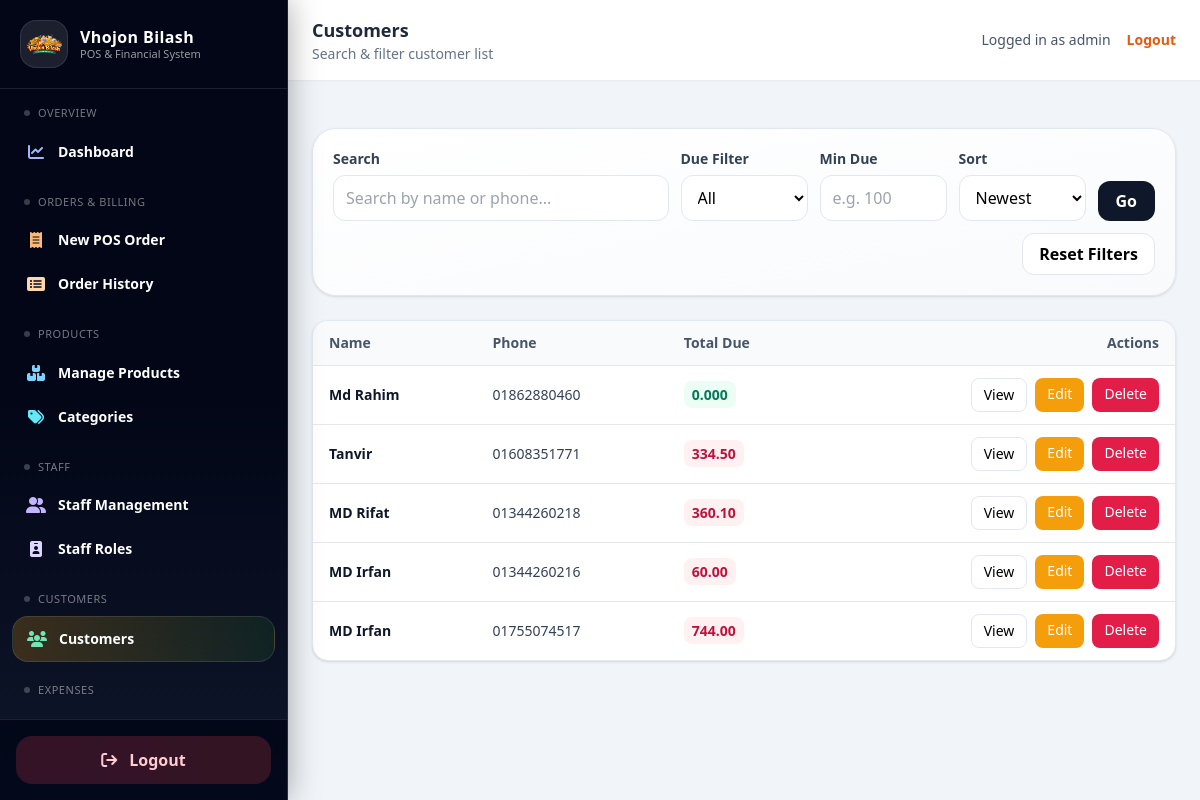
The page /customers/ (signed in) on the database its author committed.
### customers/models.py (models this page shows, shortened)
class TimeStampedModel(models.Model):
    created_at = models.DateTimeField(default=timezone.now, editable=False)
    updated_at = models.DateTimeField(auto_now=True)
    class Meta:
        abstract = True

class Customer(TimeStampedModel):
    name = models.CharField(max_length=150)
    phone = models.CharField(max_length=20, unique=True)

### customers/views.py (the view)
# urls.py: path("", views.customer_list, name="customer_list"),
@login_required
def customer_list(request):
    q = (request.GET.get("q") or "").strip()
    due_filter = (request.GET.get("due") or "").strip()      # "" | "due" | "clear"
    min_due = (request.GET.get("min_due") or "").strip()     # numeric string
    sort = (request.GET.get("sort") or "new").strip()        # new | name | due_desc | due_asc
    qs = (
        Customer.objects
        .annotate(
            total_due_calc=Coalesce(
                Sum(
                    "orders__due_total",                           # ✅ FIXED: orders__
                    filter=~Q(orders__status=Order.Status.CANCELLED)  # ✅ FIXED: orders__
                ),
                Value(Decimal("0.00")),
                output_field=DecimalField(max_digits=12, decimal_places=2),
            )
        )
    )
    if q:
        qs = qs.filter(Q(name__icontains=q) | Q(phone__icontains=q))
    if due_filter == "due":
        qs = qs.filter(total_due_calc__gt=0)
    elif due_filter == "clear":
        qs = qs.filter(total_due_calc__lte=0)
    if min_due:
        try:
            qs = qs.filter(total_due_calc__gte=Decimal(min_due))
        except Exception:
            pass
    if sort == "name":
        qs = qs.order_by("name")
    elif sort == "due_desc":
        qs = qs.order_by("-total_due_calc", "-id")
    elif sort == "due_asc":
        qs = qs.order_by("total_due_calc", "-id")
    else:
        qs = qs.order_by("-id")
    return render(request, "customers/customer_list.html", {
        "customers": qs,
        "q": q,
        "due": due_filter,
        "min_due": min_due,
        "sort": sort,
    })

### customers/templates/customers/customer_list.html (shortened to what this page needs)
{% extends "base.html" %}
{% block top_title %}Customers{% endblock %}
{% block top_subtitle %}Search & filter customer list{% endblock %}
{% block content %}
  <div class="rounded-3xl border border-slate-200 shadow bg-gradient-to-br from-white to-slate-50 p-5 mb-6">
    <form method="get" class="grid grid-cols-1 md:grid-cols-12 gap-3 items-end">
      <div class="md:col-span-5">
        <label class="text-sm font-semibold text-slate-700">Search</label>
        <input name="q" value="{{ q }}" placeholder="Search by name or phone..." />
      </div>
      <div class="md:col-span-2">
        <label class="text-sm font-semibold text-slate-700">Due Filter</label>
        <select name="due">
          <option value="" {% if due == "" %}selected{% endif %}>All</option>
        </select>
      </div>
      <div class="md:col-span-2">
        <label class="text-sm font-semibold text-slate-700">Min Due</label>
        <input type="number" step="0.01" name="min_due" value="{{ min_due }}" placeholder="e.g. 100" />
      </div>
      <div class="md:col-span-2">
        <label class="text-sm font-semibold text-slate-700">Sort</label>
        <select name="sort">
          <option value="new" {% if sort == "new" %}selected{% endif %}>Newest</option>
        </select>
      </div>
      <div class="md:col-span-1 flex gap-2">
        <button class="w-full px-4 py-2 rounded-xl bg-slate-900 text-white font-semibold hover:bg-slate-800">
          Go
        </button>
      </div>
      <div class="md:col-span-12 flex justify-end">
        <a href="{% url 'customers:customer_list' %}"
           class="px-4 py-2 rounded-xl bg-white border border-slate-200 font-semibold hover:bg-slate-50">
          Reset Filters
        </a>
      </div>
    </form>
  </div>
  <div class="bg-white rounded-2xl shadow border border-slate-200 overflow-hidden">
    <div class="overflow-x-auto">
      <table class="min-w-full text-sm">
        <thead class="bg-slate-50 text-slate-600 border-b">
          <tr class="text-left">
            <th class="py-3 px-4">Name</th>
            <th class="py-3 px-4">Phone</th>
            <th class="py-3 px-4">Total Due</th>
            <th class="py-3 px-4 text-right">Actions</th>
          </tr>
        </thead>
        <tbody>
          {% for c in customers %}
            <tr class="border-b last:border-b-0 hover:bg-slate-50">
              <td class="py-3 px-4 font-semibold text-slate-900">{{ c.name }}</td>
              <td class="py-3 px-4 text-slate-700">{{ c.phone }}</td>
              <td class="py-3 px-4">
                {% if c.total_due_calc > 0 %}
                  <span class="px-2 py-1 rounded-lg bg-rose-50 text-rose-700 font-semibold">
                    {{ c.total_due_calc|floatformat:2 }}
                  </span>
                {% else %}
                  <span class="px-2 py-1 rounded-lg bg-emerald-50 text-emerald-700 font-semibold">
                    0.000
                  </span>
                {% endif %}
              </td>
              <td class="py-3 px-4">
                <div class="flex justify-end gap-2">
                  <a href="{% url 'customers:customer_detail' c.pk %}"
                     class="px-3 py-1.5 rounded-lg bg-white border border-slate-200 hover:bg-slate-50">
                    View
                  </a>
                  <a href="{% url 'customers:customer_update' c.pk %}"
                     class="px-3 py-1.5 rounded-lg bg-amber-500 text-white hover:bg-amber-600">
                    Edit
                  </a>
                  <a href="{% url 'customers:customer_delete' c.pk %}"
                     class="px-3 py-1.5 rounded-lg bg-rose-600 text-white hover:bg-rose-700">
                    Delete
                  </a>
                </div>
              </td>
            </tr>
          {% empty %}
            <tr>
              <td colspan="4" class="py-10 text-center text-slate-500">
                No customers found.
              </td>
            </tr>
          {% endfor %}
        </tbody>
      </table>
    </div>
  </div>
{% endblock %}

### templates/base.html (shortened to what this page needs)
{% load static %}
<!DOCTYPE html>
<html lang="en">
<head>
  <script src="https://cdn.tailwindcss.com"></script>
</head>
<body class="bg-slate-100 min-h-screen">
  <div class="flex min-h-screen">
    {% include "sidebar.html" %}
    <div class="flex-1 flex flex-col">
      <nav class="bg-white shadow-sm px-6 py-4 flex items-center justify-between">
        <div>
          <h1 class="text-lg font-semibold text-slate-800">{% block top_title %}Dashboard{% endblock %}</h1>
          <p class="text-sm text-slate-500">{% block top_subtitle %}{% endblock %}</p>
        </div>
        <div class="flex items-center gap-4">
          <div class="text-sm text-slate-600">
            Logged in as <span class="font-medium">{{ request.user.username }}</span>
          </div>
          <a href="{% url 'logout' %}"
             class="text-sm font-semibold text-orange-600 hover:text-orange-700">
            Logout
          </a>
        </div>
      </nav>
      <div class="p-6 pb-0">
      </div>
      <main class="p-6 flex-1">
        <div class="max-w-6xl mx-auto">
          {% block content %}{% endblock %}
        </div>
      </main>
    </div>
  </div>
</body>
</html>

### templates/base.html (style rules this page uses)
input, select, textarea { width:100%; border:1px solid rgb(226 232 240); border-radius:12px; padding:10px 12px; background:white; outline:none; }
label { display:block;font-weight:600;margin-bottom:6px;color:#334155; }

### rows shown on the page
Customer: name "Md Rahim", phone "01862880460", shows "0.000"
Customer: name "Tanvir", phone "01608351771", total_due_calc "334.50"
Customer: name "MD Rifat", phone "01344260218", total_due_calc "360.10"
Customer: name "MD Irfan", phone "01344260216", total_due_calc "60.00"
Customer: name "MD Irfan", phone "01755074517", total_due_calc "744.00"

### other values the page prints
{{ request.user.username }} "admin"
